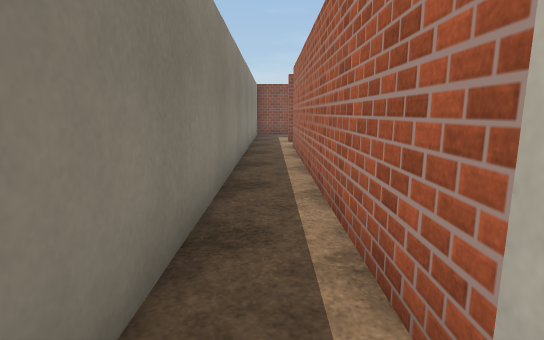
View 1 (above)

20 first-person views from a walk through a scene from a Unity 3-D project. The camera is 1.3 m above the floor, tilts 10° down and sees 80° across. The floor is counted in squares, 1.2 m on a side. Each view is taken from the middle of a square. On the plan, view 1 faces up. The plan holds only what a view shows up to about 13 squares ahead; the rest is blank. The place goes on beyond the plan. The player is left out. Surface patterns are stand-ins for the level's own textures.

View 2
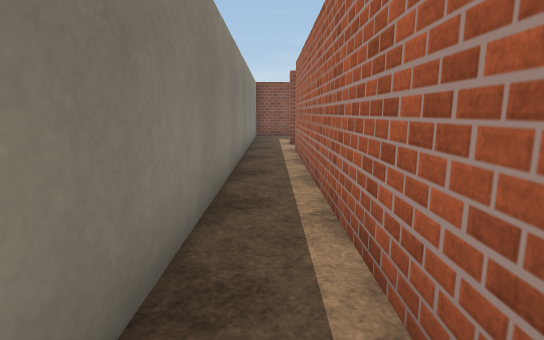

View 3
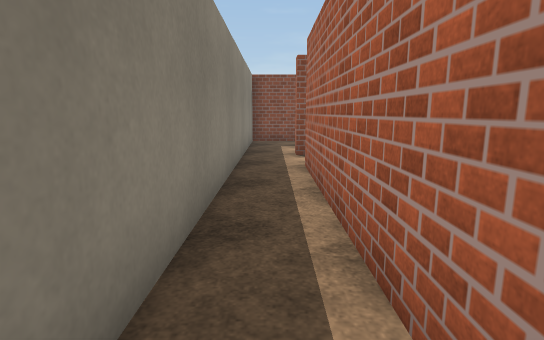

View 4
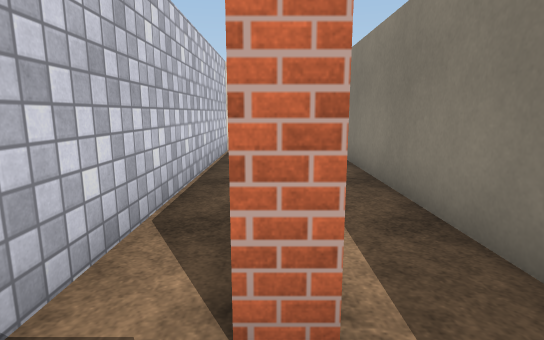

View 5
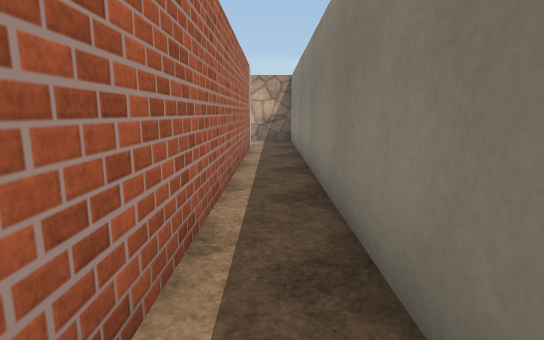

View 6
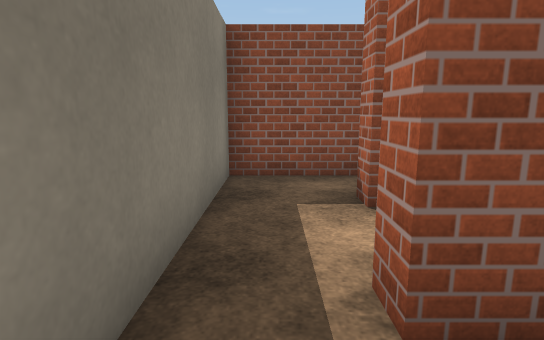

View 7
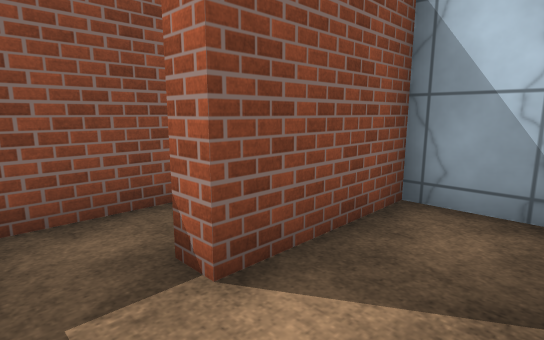

View 8
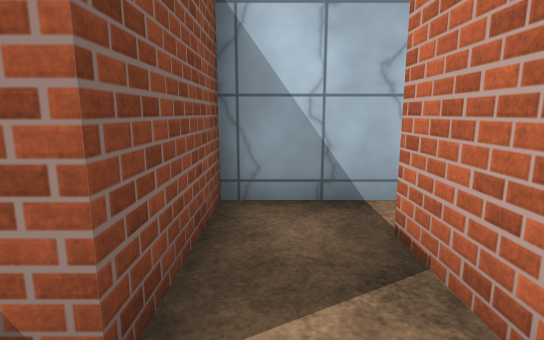

View 9
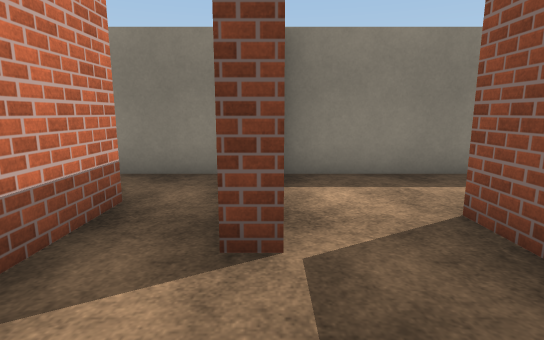

View 10
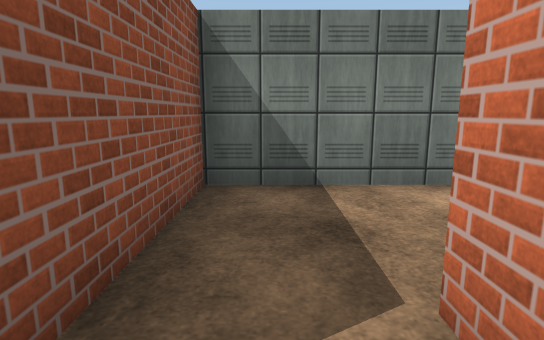

View 11
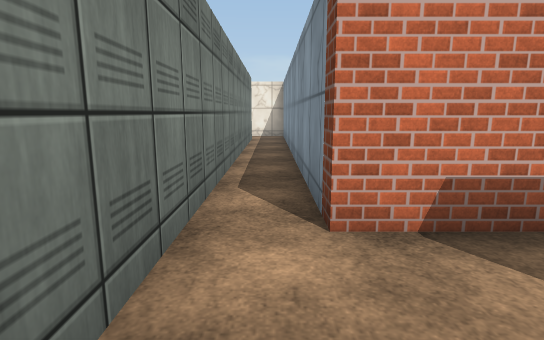

View 12
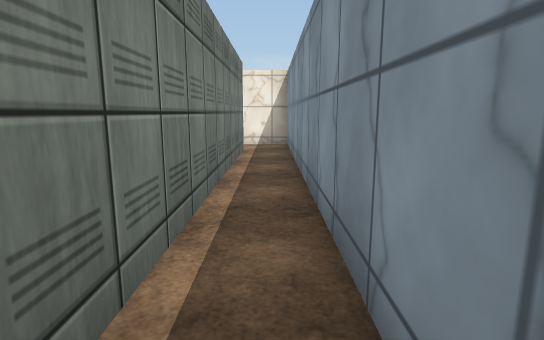

View 13
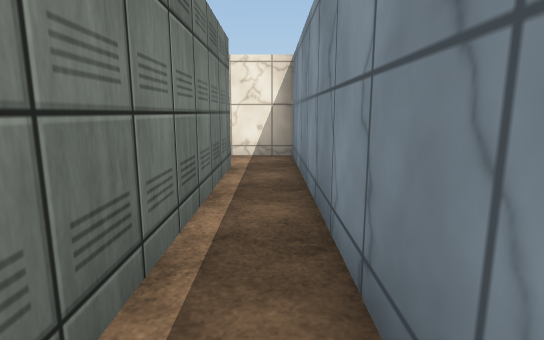

View 14
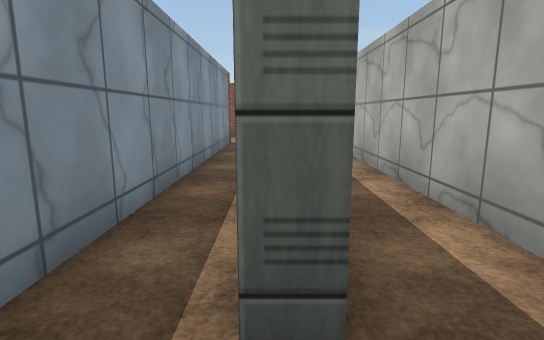

View 15
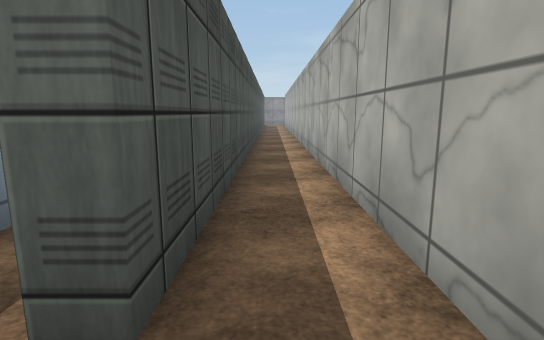

View 16
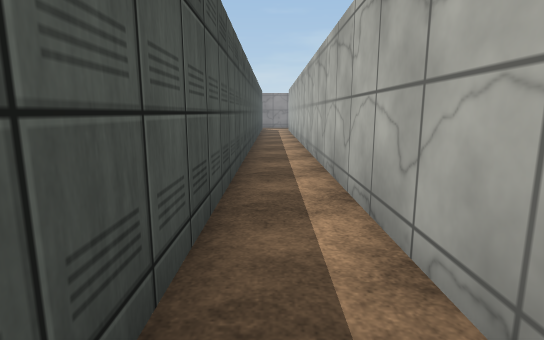

View 17
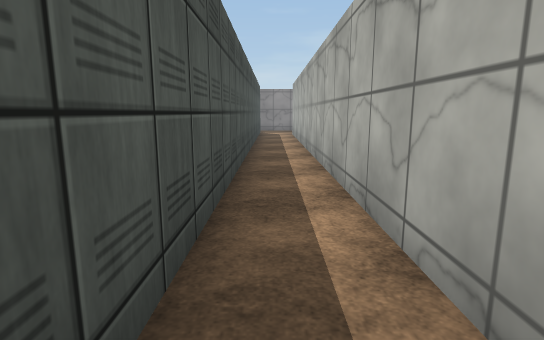

View 18
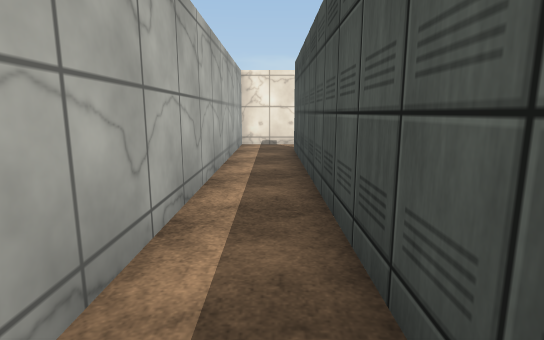

View 19
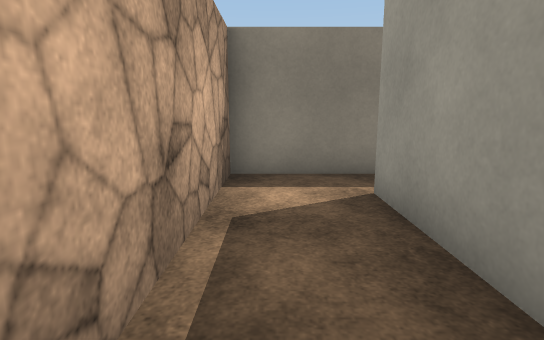

View 20
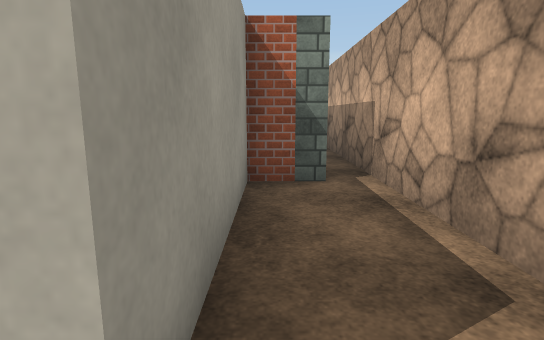

### Floor plan
Points are (right, up) in squares from view 1. A wall is a line through its corners. A room is listed if a view was taken in it or the views show most of it. See-through windows are left out.
Room 1 (views 1, 2, 3, 4, 5, 6, 7, 8, 19, 20)
walls: (1.2, 12.4) (0.7, 12.4) (0.7, 13); (5.1, -0.9) (5.1, 0.4) (0.7, 0.4) (0.7, 10.6) (1.2, 10.6); (-0.7, 14.6) (-0.7, -1.7) (10.4, -1.7)
ways out: opening at (1, 11) to room 5; opening at (0, 14) to room 6
Room 2 (views 9, 11, 12, 13)
walls: (2.6, 15.1) (4.5, 15.1) (4.5, 2.7) (5.5, 2.7); (1.9, 17.1) (2.6, 17.1) (2.6, 16.5); (5.8, 4.4) (5.8, 19) (1.6, 19)
ways out: opening at (2, 18) to room 3; opening at (6, 3.5) to room 4; opening at (2, 16) to room 7
Room 3 (view 10)
walls: (-0.7, 19.5) (-0.7, 17.1)
ways out: opening at (2, 18) to room 2
Room 4 (views 14, 15, 16, 17, 18)
walls: (5.5, 2.7) (8, 2.7) (8, 19.5); (6.3, 19.5) (6.3, 4.4) (5.8, 4.4)
ways out: opening at (6, 3.5) to room 2
Room 5 (no view inside)
walls: (2.3, 2.4) (2.3, 10.6)
ways out: opening at (1, 11) to room 1
Room 6 (no view inside)
walls: (1.1, 12.9) (2.9, 12.9); (4, 12.4) (4, 14.6) (1.1, 14.6) (1.1, 15.1); (-0.7, 15.6) (-0.7, 14.6)
ways out: opening at (0, 14) to room 1; opening at (0.5, 15) to room 7
Room 7 (no view inside)
walls: (1.1, 15.1) (2.6, 15.1); (1.9, 16.6) (-0.7, 16.6) (-0.7, 15.6)
ways out: opening at (2, 16) to room 2; opening at (0.5, 15) to room 6

Positions as (right, up) in squares from view 1, and headings:
1: (0, 0), facing up
2: (0, 1), facing up
3: (0, 4), facing up
4: (1, 12), facing down
5: (0, 11), facing down
6: (0, 11), facing up
7: (0, 13), facing up-right
8: (0, 14), facing right
9: (5, 17), facing left
10: (1, 18), facing right
11: (5, 18), facing down
12: (5, 14), facing down
13: (5, 11), facing down
14: (6, 3), facing up
15: (7, 3), facing up
16: (7, 9), facing up
17: (7, 13), facing up
18: (7, 14), facing down
19: (5, -1), facing left
20: (0, 0), facing right
